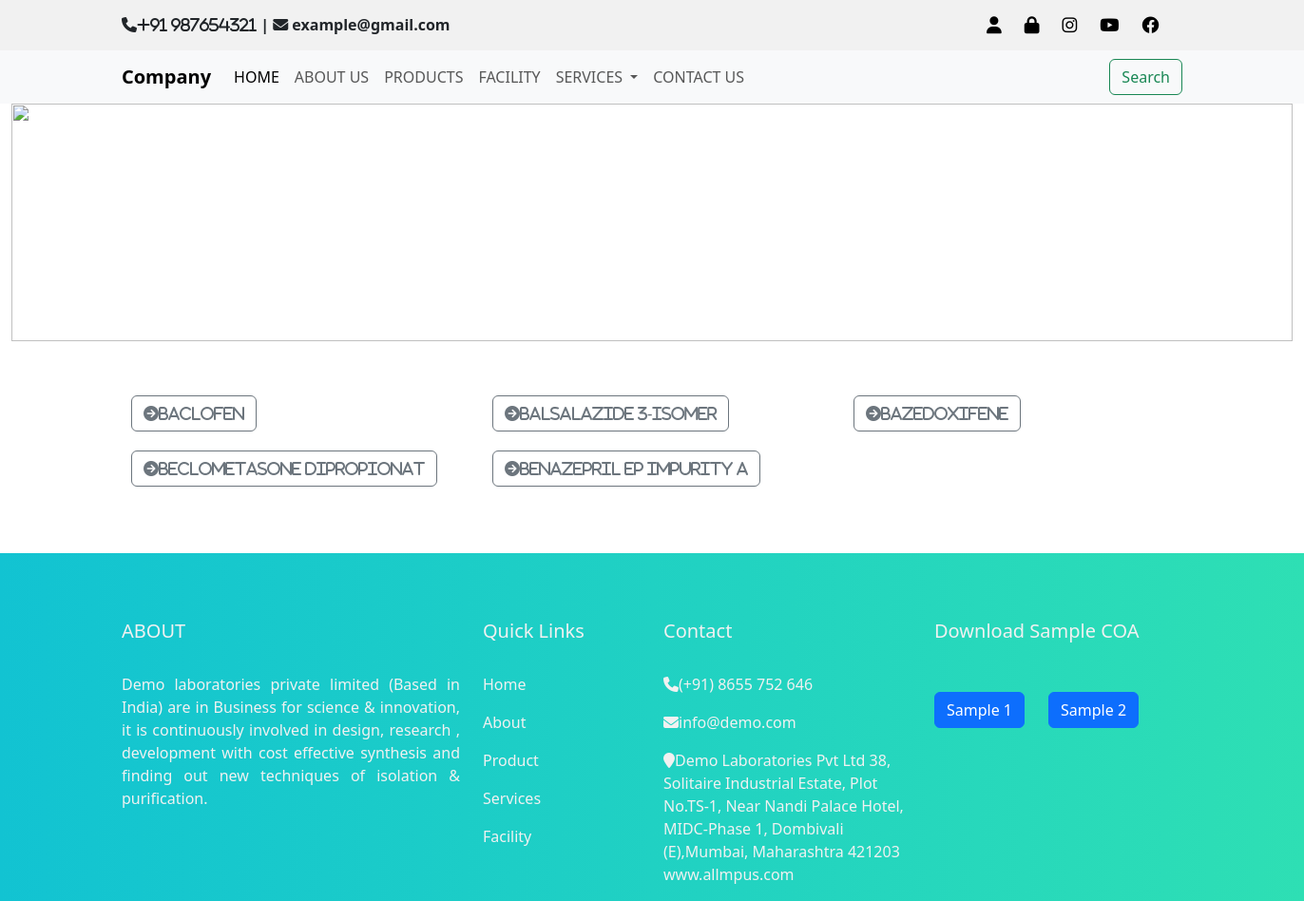
The page /B on the database its author committed.
### www/models.py (models this page shows)
class fromula(models.Model):
    Product_name=models.CharField(max_length=25)
    CAT_NO= models.CharField(max_length=40)
    Chemical_name= models.CharField(max_length=100)
    Molecular_Formula= models.CharField(max_length=40)
    Molecular_Weight= models.IntegerField()
    CAS_Number= models.CharField(max_length=40)
    Solubility= models.CharField(max_length=40)
    Storage= models.CharField(max_length=40)
    Keywords= models.CharField(max_length=40)
    Purity_by_HPLC= models.CharField(max_length=40)
    Inventory_status= models.CharField(max_length=40)
    image= CloudinaryField('image')

### www/views.py (the view)
# urls.py: path('B',views.B,name='B'),
def B(request):
    data= fromula.objects.filter(Product_name__startswith='B')
    return render(request,'products.html',{'data':data})

### templates/products.html (shortened to what this page needs)
{% include 'navbar.html' %}
<div class="container-fluid">
    <div class="center">
        <img class="img" src="https://images.pexels.com/photos/831079/pexels-photo-831079.jpeg?auto=compress&cs=tinysrgb&w=1260&h=750&dpr=1" height="200px" width="100%"  alt="">
        <ul >
        <div class=" a d-flex">
              <li><a class="ok" href="{% url 'products' %}">A</a></li>
              <li><a class="ok" href="{% url 'B' %}">B</a></li>
            <li><a class="ok" href="{% url 'C' %}">C</a></li>
            <li><a class="ok" href="">D</a></li>
            <li><a class="ok" href="">E</a></li>
            <li><a class="ok" href="">F</a></li>
            <li><a class="ok" href="">G</a></li>
            <li><a class="ok" href="">H</a></li>
            <li><a class="ok" href="">I</a></li>
            <li><a class="ok" href="">J</a></li>
            <li><a class="ok" href="">K</a></li>
            <li><a class="ok" href="">L</a></li>
            <li><a class="ok" href="">M</a></li>
            <li><a class="ok" href="">N</a></li>
            <li><a class="ok" href="">O</a></li>
            <li><a class="ok" href="">P</a></li>
            <li><a class="ok" href="">Q</a></li>
            <li><a class="ok" href="">R</a></li>
            <li><a class="ok" href="">S</a></li>
            <li><a class="ok" href="">T</a></li>
            <li><a class="ok" href="">U</a></li>
            <li><a class="ok" href="">V</a></li>
            <li><a class="ok" href="">W</a></li>
            <li><a class="ok" href="">X</a></li>
            <li><a class="ok" href="">Y</a></li>
            <li><a class="ok" href="">Z</a></li>
        </ul>
    </div>
    </div>
<div class="main container">
    <div class="row">
        {% for i in data %}
        <div class="col-lg-4">
            <div class="d-grid gap-2">
                <a style="padding: 10px;" href="{% url 'readmore' i.id %}"> <button  class="btn btn-outline-secondary" type="button">  <i class="fa fa-arrow-circle-right">{{i.Product_name}}</i></button>
                </a> </div>
        </div>
        {% endfor %}
    </div>
</div>
       <div class="edufair-footer-1x padding-bottom-large">
        <div class="edufair-footer-content">
              <div class="container">
                  <div class="row">
                      <div class="col-md-4 edufair-footer-address">
                      <h5>ABOUT</h5><br>
                          <p style="text-align:justify;">Demo laboratories private limited (Based in India) are in Business for science &amp; innovation,
                          it is continuously involved in design, research , development with cost effective synthesis
                          and finding out new techniques of isolation &amp; purification.</p>
                      </div>
                      <div class="col-md-2">
<h5>Quick Links</h5><br>
<p>Home </p>
<p>About </p>
<p>Product </p>
<p>Services </p>
<p>Facility </p>
                      </div>
                      <div class="col-md-3">
                      <h5>Contact</h5><br>
                      <p> <i class="fa fa-phone"></i>(+91) 8655 752 646 </p>
                              <p> <i class="fa fa-envelope"></i>info@demo.com </p>
                              <p> <i class="fa fa-map-marker"></i>Demo Laboratories Pvt Ltd 38,
                              Solitaire Industrial Estate,
                              Plot No.TS-1, Near Nandi Palace Hotel,
                              MIDC-Phase 1, Dombivali (E),Mumbai, Maharashtra 421203
                              www.allmpus.com</p>
                      </div>
                      <div class="col-md-3">	<h5>Download Sample COA</h5><br>
<a class="edufair-course-text" href="#"><button type="button" class="btn btn-primary">Sample 1</button></a> &nbsp;&nbsp;&nbsp;&nbsp; <a class="edufair-course-text" href="#"><button type="button" class="btn btn-primary">Sample 2</button></a>
                      </div>
                      </div>
                  </div>
              </div>
        </div>

### templates/products.html (style rules this page uses)
.ok { margin: 40px 18px; text-decoration: none; font-weight: 800; font-size: 18px; color: white; }
ul li { list-style-type: none; }
.img { width: 100%; height: 250px; }
.a.d-flex { position: relative; margin-top: -135px; margin-left: 70px; }
.main.container { margin-top: 52px; margin-top: 155px; }
.edufair-footer-1x { background: linear-gradient(to right, #12C3D2, #2edfb4 ); width: 100%; color: #f1f1f1; padding-top: 70px; margin-top: 60px; }

### rows shown on the page
fromula: Product_name "Baclofen"
fromula: Product_name "BALSALAZIDE 3-ISOMER"
fromula: Product_name "BAZEDOXIFENE"
fromula: Product_name "BECLOMETASONE DIPROPIONAT"
fromula: Product_name "BENAZEPRIL EP IMPURITY A"
